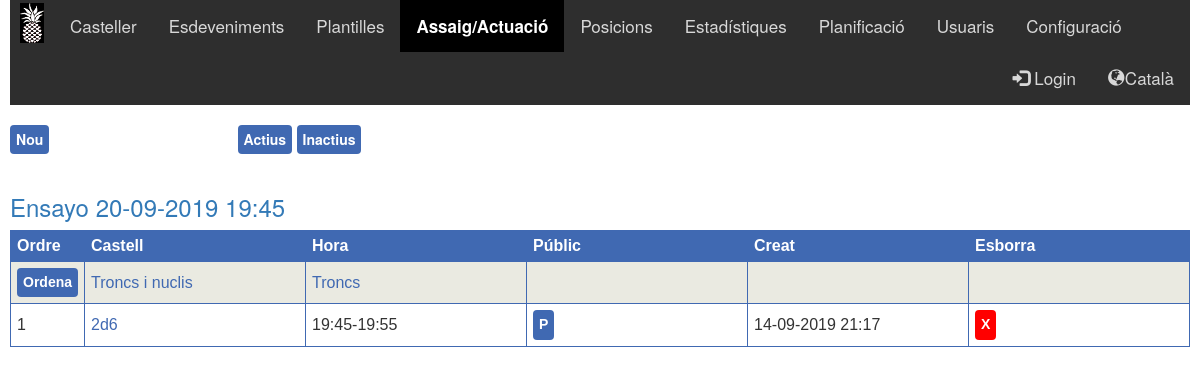
/Castell.php?id=9 (signed in), run on the app's committed database.
### tables this page shows
CREATE TABLE `CASTELL` (
  `Castell_ID` int(11) NOT NULL,
  `Nom` varchar(50) NOT NULL,
  `Event_ID` int(11) NOT NULL,
  `Data_Creacio` timestamp NOT NULL DEFAULT current_timestamp(),
  `H` int(11) NOT NULL DEFAULT 800,
  `W` int(11) NOT NULL DEFAULT 1000,
  `Pestanya_1` varchar(50) NOT NULL,
  `Pestanya_2` varchar(50) NOT NULL,
  `Pestanya_3` varchar(50) NOT NULL,
  `Pestanya_4` varchar(50) NOT NULL,
  `ORDRE` int(11) DEFAULT NULL,
  `PUBLIC` bit(1) DEFAULT b'0'
);

CREATE TABLE `EVENT` (
  `Event_ID` int(11) NOT NULL,
  `Nom` varchar(100) NOT NULL,
  `Data` datetime NOT NULL,
  `Tipus` int(11) NOT NULL,
  `Estat` int(11) NOT NULL DEFAULT 1,
  `EVENT_PARE_ID` int(11) NOT NULL DEFAULT 0,
  `ESPLANTILLA` bit(1) DEFAULT NULL,
  `CONTADOR` bit(1) DEFAULT b'0',
  `HASHTAG` varchar(100) DEFAULT NULL,
  `TEMPORADA` varchar(100) NOT NULL
);

### Castell.php (the view, shortened to what this page needs)
<html>
<head>
</head>
<?php include "$_SERVER[DOCUMENT_ROOT]/pinyator/Style.php";?>
<body class="popup">
	<?php include "$_SERVER[DOCUMENT_ROOT]/pinyator/Menu.php";?>
<?php
	$eventId=0;
	if (!empty($_GET["id"]))
	{
		$eventId=intval($_GET["id"]);
	}
	$eventLink="";
	if ($eventId>0)
	{
		$eventLink="?id=".$eventId;
	}
?>
<table class='butons'>
	<tr class='butons'>
<?php
	echo "<th class='butons'><a href='Castell_Nou.php".$eventLink."' class='boto' >"._('Nou')."</a></th>";
?>
		<th class='butons'>
			<a href="Castell.php?e=1" class="boto" ><?php echo _("Actius"); ?></a>
			<a href="Castell.php?e=-1" class="boto" ><?php echo _("Inactius"); ?></a>
		</th>
	</tr>
</table>
 <br>
<?php
	include "$_SERVER[DOCUMENT_ROOT]/pinyator/Connexio.php";
	$estat=1;
	$where="";
	if ($eventId>0)
	{
		$where=" C.EVENT_ID=".$eventId;
	}
	else
	{
		$where=" E.ESTAT=".$estat;
	}
	$sql="SELECT CASTELL_ID, C.NOM, E.NOM AS EVENT, date_format(E.DATA, '%d-%m-%Y %H:%i') AS DATA,
	date_format(C.DATA_CREACIO, '%d-%m-%Y %H:%i') AS DATA_CREACIO,
	C.EVENT_ID AS EVENT_ID, C.ORDRE, C.PUBLIC,
	(SELECT COUNT(*)
			FROM CASTELL_POSICIO AS CPR
			INNER JOIN POSICIO AS PR ON PR.POSICIO_ID=CPR.POSICIO_ID
			WHERE CPR.CASTELL_ID=C.CASTELL_ID AND PR.ESNUCLI=1 AND PR.ESTRONC=0) AS BAIXOS,
	(SELECT COUNT(*)
			FROM CASTELL_POSICIO AS CPR
			INNER JOIN POSICIO AS PR ON PR.POSICIO_ID=CPR.POSICIO_ID
			WHERE CPR.CASTELL_ID=C.CASTELL_ID AND PR.ESFOLRE=1) AS FOLRETIS
	FROM CASTELL AS C
	INNER JOIN EVENT AS E ON E.EVENT_ID=C.EVENT_ID
	WHERE ".$where."
	ORDER BY E.DATA, C.ORDRE, NOM";
	$result = mysqli_query($conn, $sql);
	if (mysqli_num_rows($result) > 0)
	{
		$anterior = "";
		$minuts=0;
		while($row = mysqli_fetch_assoc($result))
		{
			$event = "<a href='Castell.php?id=".$row["EVENT_ID"]."'>".$row["EVENT"]."  ".$row["DATA"]."</a>";
			if (($event != $anterior) || ($anterior == ""))
			{
				$timeInici=new DateTime($row["DATA"]);
				$time=new DateTime($row["DATA"]);
				echo "<h3>".$event."</h3>
				<table class='llistes fixed' id=".$row["EVENT_ID"].">
					<col width='74px' />
					<tr class='llistes'>
						<th class='llistes'>"._('Ordre')."</th>
						<th class='llistes'>"._('Castell')."</th>
						<th class='llistes'>"._('Hora')."</th>
						<th class='llistes'>"._('Públic')."</th>
						<th class='llistes'>"._('Creat')."</th>
						<th class='llistes'>"._('Esborra')."</th>
					</tr>";
				echo "<tr class='llistes'>
					<td class='llistes'><button class='boto' onClick='Ordena(".$row["EVENT_ID"].")'>"._('Ordena')."</button></td>
					<td class='llistes'><a href='Castell_Fitxa.php?id=".$row["CASTELL_ID"]."&a=1'>"._('Troncs i nuclis')."</a></td>
					<td class='llistes'><a href='Castell_Fitxa.php?id=".$row["CASTELL_ID"]."&a=1&t=1'>"._('Troncs')."</a></td>
					<td class='llistes'></td>
					<td class='llistes'></td>
					<td class='llistes'></td>
				</tr>";
			}
			if(($row["FOLRETIS"] > 0) && ($row["BAIXOS"] > 0))
				$minuts=15;
			elseif ($row["BAIXOS"] > 0)
				$minuts=10;
			elseif ($row["FOLRETIS"] > 0)
				$minuts=10;
			else
				$minuts=5;
			$time->add(new DateInterval('PT' . $minuts . 'M'));
			$stamp1 = $timeInici->format('H:i');
			$stamp2 = $time->format('H:i');
			$public = "";
			echo"
				<tr class='llistes'>
					<td class='llistes'><div contenteditable id=".$row["CASTELL_ID"]." title=".$row["ORDRE"].">".$row["ORDRE"]."</div>
					<td class='llistes'><a href='Castell_Fitxa.php?id=".$row["CASTELL_ID"]."'>".$row["NOM"]."</a></td>
					<td class='llistes'>".$stamp1."-".$stamp2."</td>
					<td class='llistes'><button class='boto ".$public."' name='Castell_Publica.php?id=".$row["CASTELL_ID"]."' onClick='Publicar(this)'>P</button></td>
					<td class='llistes'>".$row["DATA_CREACIO"]."</td>
					<td class='llistes'><button class='boto boto_remove' name='Castell_Desa.php?id=".$row["CASTELL_ID"]."&a=1' onClick='ShowPopup(this)'>X</button></td>
				</tr>";
			$timeInici->add(new DateInterval('PT' . $minuts . 'M'));
			$anterior = $event;
		}
		if ($anterior != "")
			echo "</table>";
	}
	else if (mysqli_error($conn) != "")
	{
		echo "Error: " . $sql . "<br>" . mysqli_error($conn);
	}
?>
   </body>
</html>

### Style_Custom.css (style rules this page uses)
table.fixed { table-layout:fixed; }
table.butons { border: 0px; width: 80%; }
table.llistes { font-family: arial, sans-serif; border-collapse: collapse; width: 100%; }
th.llistes { border: 1px solid #4069B2; text-align: left; padding: 6px; background-color: #4069B2; color: #FFF; }
td.llistes { border: 1px solid #4069B2; text-align: left; padding: 6px; }
tr.llistes:nth-child(even) { background-color: #eaeae1; }
td.llistes a { color: #4069B2; }
.boto { display: inline-block; padding: 2px 6px; font-size: 14px; line-height: 1.8; vertical-align: bottom; -webkit-appearance: none; -moz-appearance: none; appearance: none; -webkit-box-shadow: none; -moz-box-shadow: none; box-shadow: none; -webkit-border-radius: 0; -moz-border-radius: 0; border-radius: 4px; color: #FFF; background-color: #4069B2; border-color:#1D51B2; border: none; text-align: center; white-space: nowrap; vertical-align: middle; cursor: pointer; -moz-user-select: none; background-image: none; font-weight: bold; }
.boto_remove { background-color: red; }
.popup { -webkit-user-select: none; -moz-user-select: none; -ms-user-select: none; user-select: none; }

### data on the page
castell: Event_ID.Nom "Ensayo", DATA "20-09-2019 19:45", ORDRE "1", Nom "2d6", stamp1 "19:45", stamp2 "19:55", DATA_CREACIO "14-09-2019 21:17"

### other printed values
_('Esdeveniments') "Esdeveniments"
_('Plantilles') "Plantilles"
_('Assaig/Actuació') "Assaig/Actuació"
_('Posicions') "Posicions"
_('Estadístiques') "Estadístiques"
_('Planificació') "Planificació"
_('Usuaris') "Usuaris"
_('Configuració') "Configuració"
$altLangName "Català"
_('Nou') "Nou"
_("Actius") "Actius"
_("Inactius") "Inactius"
